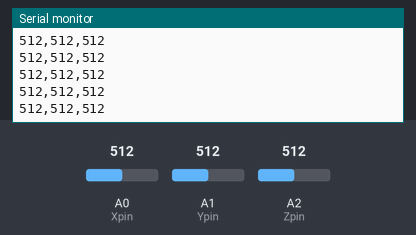
The sketch below on a simulated Arduino Uno, built with avr-gcc and run on an emulated ATmega328P. Parts: the last lines printed to the serial monitor. The inputs (shaded band) are chosen by the test bench; at power-on: A0 (Xpin) = 512, A2 (Zpin) = 512, A1 (Ypin) = 512.

Above: at 4.2 s.
4.3 s: A0 (Xpin) set to 106
At 5.4 s:
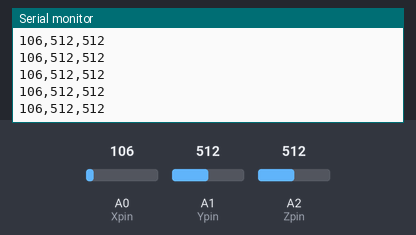
5.8 s: A0 (Xpin) set to 89
At 6.7 s:
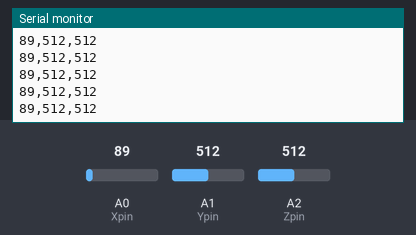
7.3 s: A2 (Zpin) set to 106
At 7.8 s:
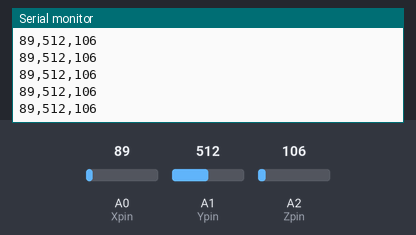
10.3 s: A2 (Zpin) set to 93
At 11.1 s:
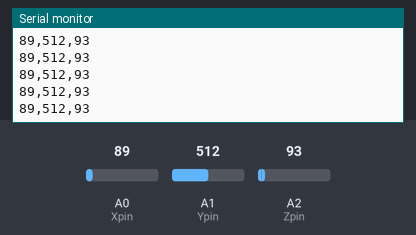
Timing chart, 0 to 13.3 s (numbered marks = the images above; inputs shaded):
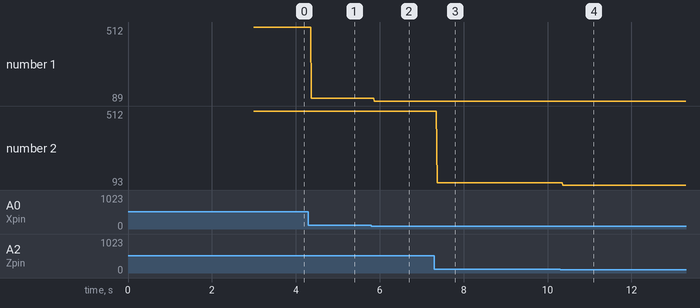

Measured:
- after the input at 4.3 s, the serial monitor: prints a new line after 0.07 s (image 1)
- after the input at 5.8 s, the serial monitor: prints a new line after 0.07 s (image 2)
- after the input at 7.3 s, the serial monitor: prints a new line after 0.07 s (image 3)
- after the input at 10.3 s, the serial monitor: prints a new line after 0.06 s (image 4)
- plotted number 1: 512 → 106 after the input at 4.3 s, 106 → 89 after the input at 5.8 s
- plotted number 2: 106 → 93 after the input at 10.3 s

The sketch:

Read_Acc.ino
```cpp
int Xpin = A0;
int Ypin = A1;
int Zpin = A2;


int x_calib;
int y_calib;
int z_calib;


void setup() {
Serial.begin(9600);
delay(3000);

x_calib = analogRead(Xpin);
y_calib = analogRead(Ypin);
z_calib = analogRead(Zpin);

}


void loop() {

  // read the value from the sensor:

  int x_prevcalib = analogRead(Xpin);
  int y_prevcalib = analogRead(Ypin);
  int z_prevcalib = analogRead(Zpin);

  //calibration
  int AccX = x_prevcalib - x_calib;
  int AccY = y_prevcalib - y_calib;
  int AccZ = z_prevcalib - z_calib;

  String toPrint = String(AccX) + "$" + String(AccY) + "$" + String(AccZ);
  Serial.print(x_prevcalib);
  Serial.print(",");
  Serial.print(y_prevcalib);
  Serial.print(",");
  Serial.println(z_prevcalib);


  delay(10);
}
```
